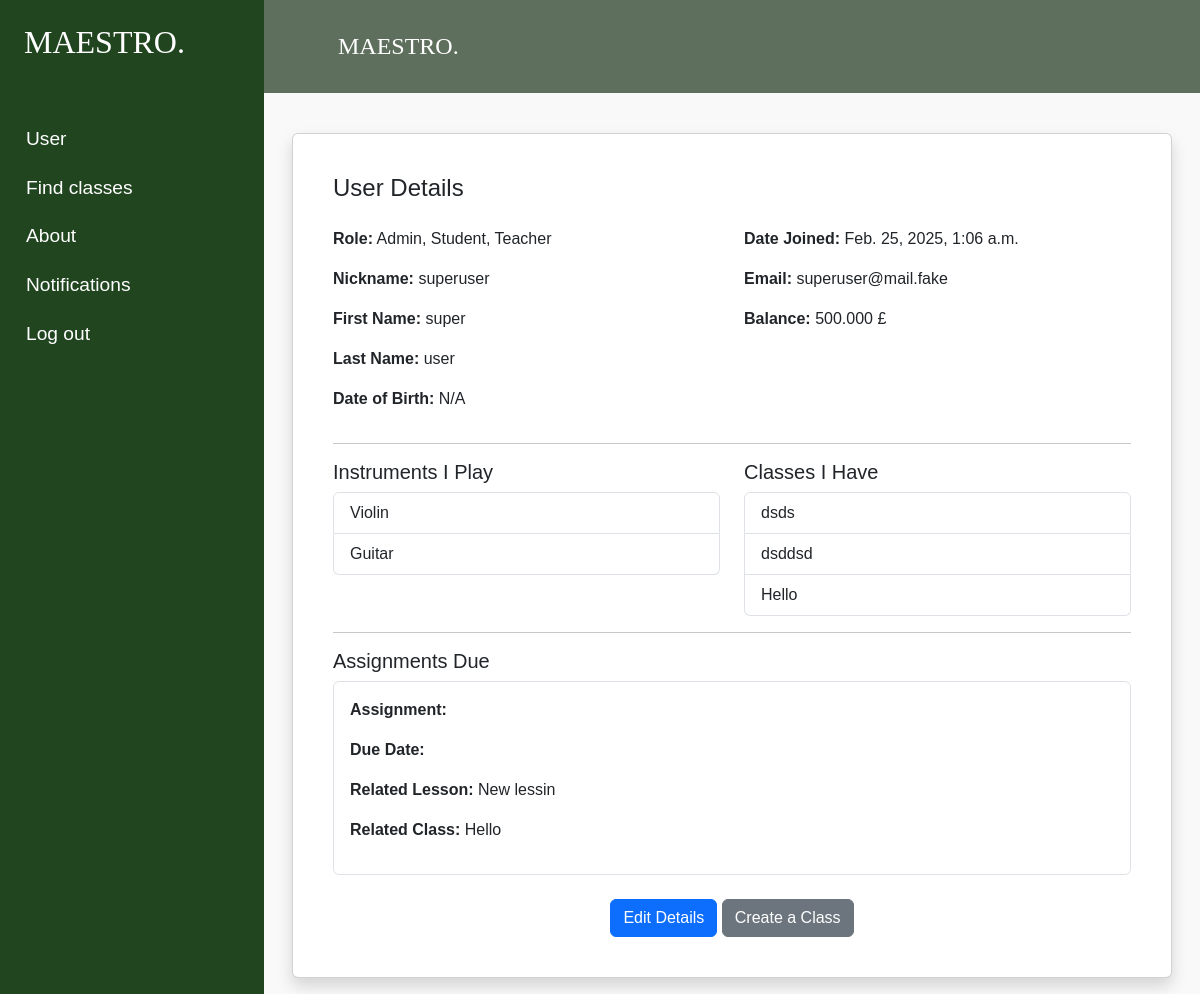
The page /dashboard (signed in) on the database its author committed.
### MaestroApp/models.py (models this page shows, shortened)
class RoleMixin:
    role: Optional[MaestroRole]

class MaestroUser(AbstractUser, RoleMixin):
    role = models.ForeignKey(
        MaestroRole,
        on_delete=models.SET_DEFAULT,
        default=None,
        null=True,
        related_name='users'
    )
    balance = models.DecimalField(decimal_places=3, max_digits=7, default=0)
    instruments = models.ManyToManyField(MaestroInstrument, related_name="users", blank=True)
    classes = models.ManyToManyField(MaestroClass, related_name="users", blank=True)
    assignments = models.ManyToManyField(MaestroAssignment, related_name="users", blank=True)

class MaestroInstrument(models.Model):
    INSTRUMENT_CHOICES = (
        ('violin', 'Violin'),
        ('guitar', 'Guitar'),
        ('piano', 'Piano'),
        ('drums', 'Drums')
    )
    instrument = models.CharField(max_length=10, choices=INSTRUMENT_CHOICES)
    def __str__(self):
        return self.get_instrument_display()

class MaestroClass(models.Model):
    title = models.CharField(max_length=200)
    duration = models.IntegerField()  # duration in weeks
    capacity = models.IntegerField(default=20)
    instrument = models.ForeignKey(
        MaestroInstrument,
        on_delete=models.CASCADE,
        related_name="classes",
        default=1
    )
    available = models.BooleanField(default=True)
    teachers = models.ManyToManyField(
        "MaestroUser",
        related_name="teaching_classes",
        blank=True
    )
    is_group = models.BooleanField(default=0)
    def __str__(self):
        return self.title

class MaestroAssignment(models.Model):
    title = models.CharField(max_length=200)
    text = models.TextField(max_length=1000)
    date_due = models.DateTimeField()
    lesson = models.ForeignKey(MaestroLesson, on_delete=models.CASCADE)

class MaestroLesson(models.Model):
    title = models.CharField(max_length=200)
    duration = models.IntegerField(default=60) # duration in minutes
    is_group = models.BooleanField(default=False)
    price = models.DecimalField(decimal_places=3, max_digits=7)
    dt = models.DateTimeField()
    associated_class = models.ForeignKey(
        MaestroClass,
        on_delete=models.CASCADE,
        related_name="lessons"
    )
    def __str__(self):
        return self.title

### MaestroApp/views.py (the view)
# urls.py: path('dashboard', dashboard, name='dashboard'),
@login_required
def dashboard(request):
    return render(request, 'pages/dashboard.html')

### MaestroApp/templatetags/user_tags.py (called while the page is built)
@register.filter
def is_student(user):
    return user.groups.filter(name__iexact='student').exists()

@register.filter
def is_admin(user):
    return user.groups.filter(name__iexact='admin').exists()

### MaestroApp/templates/pages/dashboard.html (shortened to what this page needs)
{% extends 'components/layouts/base.html' %}
{% load user_tags %}
{% block content %}
<div class="container mt-4">
    <div class="card shadow p-4">
        <div class="card-body">
            <h4 class="mb-4">User Details</h4>
            <div class="row">
                <div class="col-md-6">
                    <p><strong>Role:</strong> {{ user.groups.all|join:", " }}</p>
                    <p><strong>Nickname:</strong> {{ user.username }}</p>
                    <p><strong>First Name:</strong> {{ user.first_name }}</p>
                    <p><strong>Last Name:</strong> {{ user.last_name }}</p>
                    <p><strong>Date of Birth:</strong> {{ user.date_of_birth|default:"N/A" }}</p>
                </div>
                <div class="col-md-6">
                    <p><strong>Date Joined:</strong> {{ user.date_joined|default:"N/A" }}</p>
                    <p><strong>Email:</strong> {{ user.email }}</p>
                    <p><strong>Balance:</strong> {{ user.balance }} £</p>
                </div>
            </div>
            <hr>
            <div class="row">
                <div class="col-md-6">
                    <h5>Instruments I Play</h5>
                    <ul class="list-group">
                        {% for instrument in user.instruments.all %}
                            <li class="list-group-item">{{ instrument }}</li>
                        {% empty %}
                            <li class="list-group-item text-muted">No instruments listed.</li>
                        {% endfor %}
                    </ul>
                </div>
                <div class="col-md-6">
                    <h5>Classes I Have</h5>
                    <ul class="list-group">
                        {% for class in user.classes.all %}
                            <li class="list-group-item">{{ class }}</li>
                        {% empty %}
                            <li class="list-group-item text-muted">No classes assigned.</li>
                        {% endfor %}
                    </ul>
                </div>
            </div>
            <hr>
            <h5>Assignments Due</h5>
            {% for assignment in user.assignments.all %}
                <div class="border p-3 rounded mb-3">
                    <p><strong>Assignment:</strong>
                        <a href="{% url 'assignment_detail' class_id=assignment.lesson.associated_class.id lesson_id=assignment.lesson.id assignment_id=assignment.id %}">
                        </a>
                    </p>
                    <p><strong>Due Date:</strong> {{ assignment.d }}</p>
                    <p><strong>Related Lesson:</strong> {{ assignment.lesson }}</p>
                    <p><strong>Related Class:</strong> {{ assignment.lesson.associated_class }}</p>
                </div>
            {% empty %}
                <p>No pending assignments.</p>
            {% endfor %}
            <div class="text-center mt-4">
                <a href="{% url 'update_user_profile' %}" class="btn btn-primary">Edit Details</a>
                {% if user|is_admin and user.is_authenticated %}
                    <a href="{% url 'create_class' %}" class="btn btn-secondary">Create a Class</a>
                {% endif %}
            </div>
        </div>
    </div>
</div>
{% endblock %}

### MaestroApp/static/css/base.css (style rules this page uses)
body { font-family: Tahoma, sans-serif; }
li { list-style: none; }
a { text-decoration: none; color: #FFF; }

### rows shown on the page
MaestroUser: groups.all "Admin, Student, Teacher", username "superuser", first_name "super", last_name "user", date_joined "Feb. 25, 2025, 1:06 a.m.", email "superuser@mail.fake", balance "500.000"
MaestroInstrument: instrument "Violin"
MaestroInstrument: instrument "Guitar"
MaestroClass: title "dsds"
MaestroClass: title "dsddsd"
MaestroClass: title "Hello"
MaestroAssignment: lesson "New lessin", lesson.associated_class "Hello"

### other values the page prints
{{ user.date_of_birth|default:"N/A" }} "N/A"
